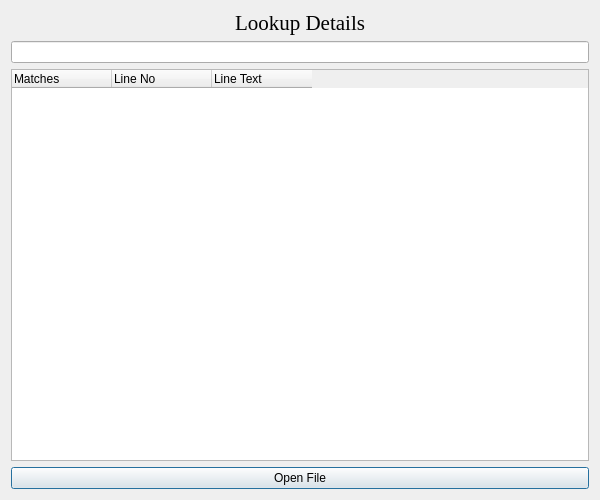
<?xml version="1.0" encoding="UTF-8"?>
<ui version="4.0">
 <class>details_dialog</class>
 <widget class="QDialog" name="details_dialog">
  <property name="geometry">
   <rect>
    <x>0</x>
    <y>0</y>
    <width>600</width>
    <height>500</height>
   </rect>
  </property>
  <property name="windowTitle">
   <string>Lookup Details</string>
  </property>
  <layout class="QVBoxLayout" name="verticalLayout">
   <item>
    <widget class="QLabel" name="title_label">
     <property name="font">
      <font>
       <family>Times New Roman</family>
       <pointsize>16</pointsize>
      </font>
     </property>
     <property name="text">
      <string>Lookup Details</string>
     </property>
     <property name="alignment">
      <set>Qt::AlignCenter</set>
     </property>
    </widget>
   </item>
   <item>
    <widget class="QLineEdit" name="file_path_line_edit"/>
   </item>
   <item>
    <widget class="QTreeWidget" name="tree_widget">
     <attribute name="headerStretchLastSection">
      <bool>false</bool>
     </attribute>
     <column>
      <property name="text">
       <string>Matches</string>
      </property>
     </column>
     <column>
      <property name="text">
       <string>Line No</string>
      </property>
     </column>
     <column>
      <property name="text">
       <string>Line Text</string>
      </property>
     </column>
    </widget>
   </item>
   <item>
    <widget class="QPushButton" name="open_file_button">
     <property name="text">
      <string>Open File</string>
     </property>
    </widget>
   </item>
  </layout>
 </widget>
 <layoutdefault spacing="6" margin="11"/>
 <resources/>
 <connections/>
</ui>
